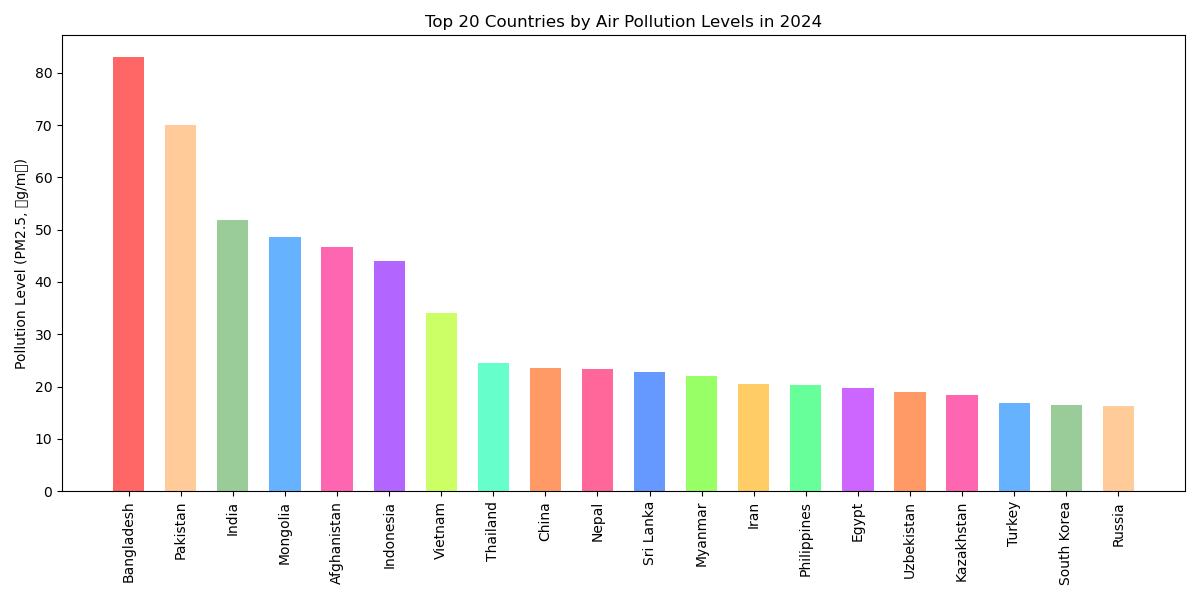

Here is the Python script that generated this plot:

import matplotlib.pyplot as plt

# Data
countries = [
    'Bangladesh', 'Pakistan', 'India', 'Mongolia', 'Afghanistan', 
    'Indonesia', 'Vietnam', 'Thailand', 'China', 'Nepal', 
    'Sri Lanka', 'Myanmar', 'Iran', 'Philippines', 'Egypt', 
    'Uzbekistan', 'Kazakhstan', 'Turkey', 'South Korea', 'Russia'
]
pollution_levels = [
    83.0, 70.0, 51.9, 48.5, 46.7, 
    44.0, 34.1, 24.5, 23.6, 23.4, 
    22.8, 22.0, 20.5, 20.3, 19.8, 
    18.9, 18.3, 16.9, 16.5, 16.2
]
colors = [
    '#ff6666', '#ffcc99', '#99cc99', '#66b2ff', '#ff66b2',
    '#b266ff', '#ccff66', '#66ffcc', '#ff9966', '#ff6699',
    '#6699ff', '#99ff66', '#ffcc66', '#66ff99', '#cc66ff',
    '#ff9966', '#ff66b2', '#66b2ff', '#99cc99', '#ffcc99'
]

# Figure size
plt.figure(figsize=(12, 6))

# Vertical bar chart
plt.bar(countries, pollution_levels, color=colors, width=0.6)

# Labeling
plt.ylabel('Pollution Level (PM2.5, µg/m³)')
plt.title('Top 20 Countries by Air Pollution Levels in 2024')

# Rotate x-axis labels for readability
plt.xticks(rotation=90)

# Adjust layout to ensure title and labels fit
plt.tight_layout()

# Show plot
plt.show()
